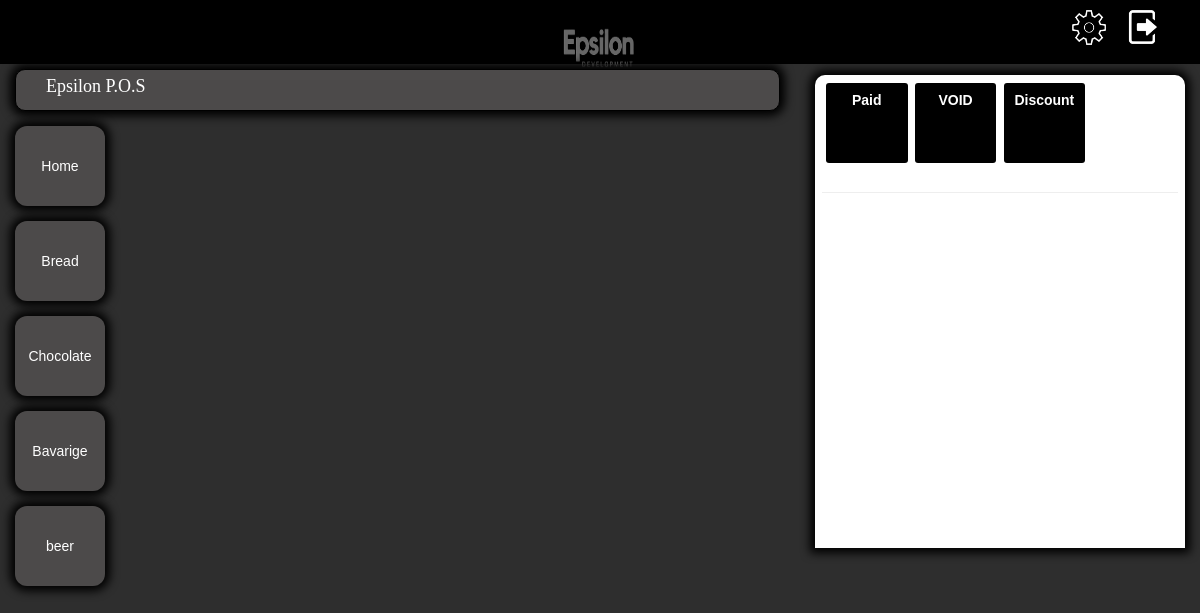
Screenshot of /Home.php (signed in) with the database file from the repository.
### tables this page shows
CREATE TABLE IF NOT EXISTS `category` (
  `id` int(11) NOT NULL,
  `cat_name` varchar(100) DEFAULT NULL,
  `img` blob NOT NULL,
  PRIMARY KEY (`id`)
);

### categores.php (the view, shortened to what this page needs)
<?php
  if(isset($_SESSION['id'])){
    ?>
<body style="background:#252525;">
 <div class="col-md-1 height-84">
   <div class="categories">
      <?php
        $q3="SELECT * FROM category;";
        $r3=mysql_query($q3);
        while($info3=mysql_fetch_array($r3)){
          $catid=$info3['id'];
          echo "<div class=\"category shadowout  ";
          if(isset($_GET['cat_id']) && $_GET['cat_id'] == $catid){
            echo " active ";
          }
          echo "\" id=\"{$catid}\"><p class=\"centerv\">{$info3['cat_name']}</p></div>";
        }
      ?>
         </div>
      </div>
          <div class="col-md-7 height-84">
        </div>
</body>
<?php
}
else echo "<script> location = 'index.php';</script>";
?>

### style.css (style rules this page uses)
* { margin: 0; padding: 0; font-family: 'El Messiri', sans-serif ; }
body { width : 100%; height : 100%; color : black !important; background: #2E2E2E !important; }
.centerv { position : relative; top : 50%; -moz-transform : translateY(-50%); -ms-transform : translateY(-50%); -o-transform : translateY(-50%); -webkit-transform : translateY(-50%); transform : translateY(-50%); }
.category { border-radius: 12px; width: 90px; height: 80px; background: #4C4A4A; margin-bottom: 15px; margin-top: 15px; text-align: center; color: white; cursor: pointer; }
.shadowout { -moz-box-shadow : 0 0 10px 5px black; -webkit-box-shadow : 0 0 10px 5px black; box-shadow : 0 0 10px 5px black; }
.height-84 { height: 84%% }

### rows the page displays
category: cat_name "Home"
category: cat_name "Bread"
category: cat_name "Chocolate"
category: cat_name "Bavarige"
category: cat_name "beer"
